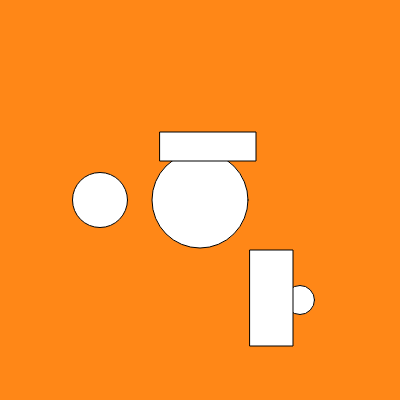
Frame 1 (no input)
Frame 60 (no input): identical to frame 1, image omitted
Frame 120 (the mouse pressed at the canvas centre since frame 60): identical to frame 1, image omitted

The p5.js sketch that drew this single still picture (run headless with seeded random() and noise() and a simulated clock; from frame 60 on, the mouse is pressed at the canvas centre):

// p5.js sketch
// ── sketch.js
var nums = [200, 43, 29, 96];
var num = 55;
 
function setup() {
    createCanvas(400, 400);
}
 
function draw() {
    background(255, 135, 23);
    ellipse(100, 200, num, num);
    ellipse(200, 200, nums[3], nums[3]);
    ellipse(300, 300, nums[2], nums[2]);
    
    rect(160, 132, nums[3], nums[2]);//added rect to see where it will land and what size it would be
    rect(250, 250, nums[1], nums[3]);
}
